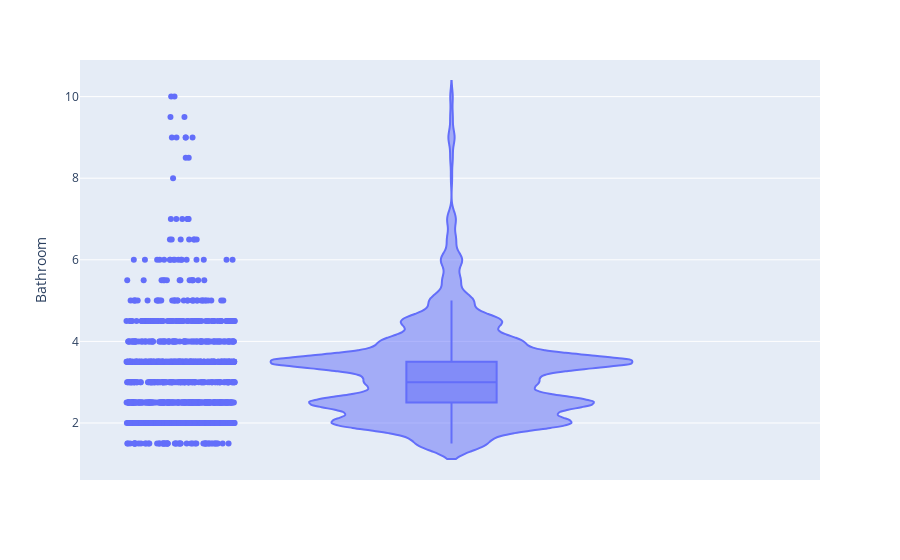

Here is the notebook cell this chart was saved with:
### Code cell
# violin and boxplots
fig = px.violin(rentals, y="Bathroom", box=True, # draw box plot inside the violin
                points='all', # can be 'outliers', or False
               )
fig.show()

### Figure 1 — Plotly figure (JSON) as saved in the notebook; plotly's stock layout.template omitted (floating-point values rounded to 4 significant figures; data arrays with more than 128 entries replaced by an {"elided": "..."} marker saying what was removed)
{"data": [{"alignmentgroup": "True", "box": {"visible": true}, "hovertemplate": "Bathroom=%{y}<extra></extra>", "legendgroup": "", "marker": {"color": "#636efa"}, "name": "", "offsetgroup": "", "orientation": "v", "points": "all", "scalegroup": "True", "showlegend": false, "type": "violin", "x0": " ", "xaxis": "x", "y": {"elided": "1247 float values"}, "y0": " ", "yaxis": "y"}], "layout": {"legend": {"tracegroupgap": 0}, "margin": {"t": 60}, "violinmode": "group", "xaxis": {"anchor": "y", "domain": [0, 1]}, "yaxis": {"anchor": "x", "domain": [0, 1], "title": {"text": "Bathroom"}}}}
